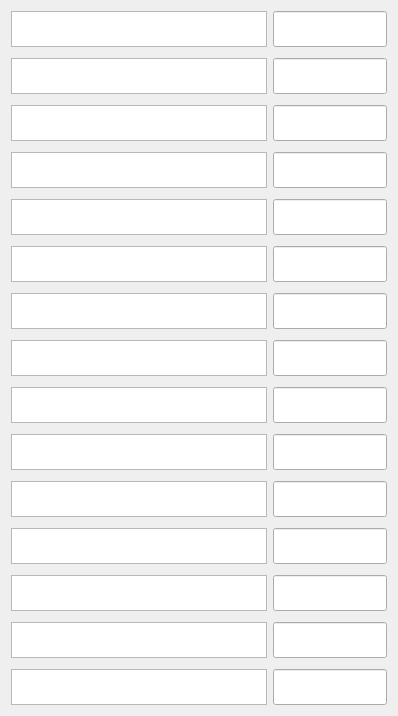
     <widget class="QWidget" name="scrollAreaWidgetContents">
      <property name="geometry">
       <rect>
        <x>0</x>
        <y>0</y>
        <width>398</width>
        <height>714</height>
       </rect>
      </property>
      <layout class="QGridLayout" name="gridLayout_5">
       <item row="0" column="0">
        <layout class="QGridLayout" name="gridLayout">
         <property name="verticalSpacing">
          <number>11</number>
         </property>
         <item row="17" column="1">
          <widget class="QgsFilterLineEdit" name="textEdit_Edit_11">
           <property name="maximumSize">
            <size>
             <width>16777215</width>
             <height>36</height>
            </size>
           </property>
           <property name="qgisRelation" stdset="0">
            <string notr="true"/>
           </property>
          </widget>
         </item>
         <item row="18" column="1">
          <widget class="QgsFilterLineEdit" name="textEdit_Edit_12">
           <property name="maximumSize">
            <size>
             <width>16777215</width>
             <height>36</height>
            </size>
           </property>
           <property name="qgisRelation" stdset="0">
            <string notr="true"/>
           </property>
          </widget>
         </item>
         <item row="17" column="0">
          <widget class="QTextBrowser" name="textBrowser_11">
           <property name="sizePolicy">
            <sizepolicy hsizetype="Expanding" vsizetype="Fixed">
             <horstretch>0</horstretch>
             <verstretch>0</verstretch>
            </sizepolicy>
           </property>
           <property name="maximumSize">
            <size>
             <width>16777215</width>
             <height>36</height>
            </size>
           </property>
           <property name="html">
            <string>&lt;!DOCTYPE HTML PUBLIC &quot;-//W3C//DTD HTML 4.0//EN&quot; &quot;http://www.w3.org/TR/REC-html40/strict.dtd&quot;&gt;
&lt;html&gt;&lt;head&gt;&lt;meta name=&quot;qrichtext&quot; content=&quot;1&quot; /&gt;&lt;style type=&quot;text/css&quot;&gt;
p, li { white-space: pre-wrap; }
&lt;/style&gt;&lt;/head&gt;&lt;body style=&quot; font-family:'MS Shell Dlg 2'; font-size:9.75pt; font-weight:400; font-style:normal;&quot;&gt;
&lt;p style=&quot;-qt-paragraph-type:empty; margin-top:0px; margin-bottom:0px; margin-left:0px; margin-right:0px; -qt-block-indent:0; text-indent:0px; font-size:12pt;&quot;&gt;&lt;br /&gt;&lt;/p&gt;&lt;/body&gt;&lt;/html&gt;</string>
           </property>
          </widget>
         </item>
         <item row="18" column="0">
          <widget class="QTextBrowser" name="textBrowser_12">
           <property name="sizePolicy">
            <sizepolicy hsizetype="Expanding" vsizetype="Fixed">
             <horstretch>0</horstretch>
             <verstretch>0</verstretch>
            </sizepolicy>
           </property>
           <property name="maximumSize">
            <size>
             <width>16777215</width>
             <height>36</height>
            </size>
           </property>
           <property name="html">
            <string>&lt;!DOCTYPE HTML PUBLIC &quot;-//W3C//DTD HTML 4.0//EN&quot; &quot;http://www.w3.org/TR/REC-html40/strict.dtd&quot;&gt;
&lt;html&gt;&lt;head&gt;&lt;meta name=&quot;qrichtext&quot; content=&quot;1&quot; /&gt;&lt;style type=&quot;text/css&quot;&gt;
p, li { white-space: pre-wrap; }
&lt;/style&gt;&lt;/head&gt;&lt;body style=&quot; font-family:'MS Shell Dlg 2'; font-size:9.75pt; font-weight:400; font-style:normal;&quot;&gt;
&lt;p style=&quot;-qt-paragraph-type:empty; margin-top:0px; margin-bottom:0px; margin-left:0px; margin-right:0px; -qt-block-indent:0; text-indent:0px; font-size:12pt;&quot;&gt;&lt;br /&gt;&lt;/p&gt;&lt;/body&gt;&lt;/html&gt;</string>
           </property>
          </widget>
         </item>
         <item row="19" column="0">
          <widget class="QTextBrowser" name="textBrowser_13">
           <property name="sizePolicy">
            <sizepolicy hsizetype="Expanding" vsizetype="Fixed">
             <horstretch>0</horstretch>
             <verstretch>0</verstretch>
            </sizepolicy>
           </property>
           <property name="maximumSize">
            <size>
             <width>16777215</width>
             <height>36</height>
            </size>
           </property>
           <property name="html">
            <string>&lt;!DOCTYPE HTML PUBLIC &quot;-//W3C//DTD HTML 4.0//EN&quot; &quot;http://www.w3.org/TR/REC-html40/strict.dtd&quot;&gt;
&lt;html&gt;&lt;head&gt;&lt;meta name=&quot;qrichtext&quot; content=&quot;1&quot; /&gt;&lt;style type=&quot;text/css&quot;&gt;
p, li { white-space: pre-wrap; }
&lt;/style&gt;&lt;/head&gt;&lt;body style=&quot; font-family:'MS Shell Dlg 2'; font-size:9.75pt; font-weight:400; font-style:normal;&quot;&gt;
&lt;p style=&quot;-qt-paragraph-type:empty; margin-top:0px; margin-bottom:0px; margin-left:0px; margin-right:0px; -qt-block-indent:0; text-indent:0px; font-size:12pt;&quot;&gt;&lt;br /&gt;&lt;/p&gt;&lt;/body&gt;&lt;/html&gt;</string>
           </property>
          </widget>
         </item>
         <item row="12" column="0">
          <widget class="QTextBrowser" name="textBrowser_6">
           <property name="sizePolicy">
            <sizepolicy hsizetype="Expanding" vsizetype="Fixed">
             <horstretch>0</horstretch>
             <verstretch>0</verstretch>
            </sizepolicy>
           </property>
           <property name="maximumSize">
            <size>
             <width>16777215</width>
             <height>36</height>
            </size>
           </property>
           <property name="html">
            <string>&lt;!DOCTYPE HTML PUBLIC &quot;-//W3C//DTD HTML 4.0//EN&quot; &quot;http://www.w3.org/TR/REC-html40/strict.dtd&quot;&gt;
&lt;html&gt;&lt;head&gt;&lt;meta name=&quot;qrichtext&quot; content=&quot;1&quot; /&gt;&lt;style type=&quot;text/css&quot;&gt;
p, li { white-space: pre-wrap; }
&lt;/style&gt;&lt;/head&gt;&lt;body style=&quot; font-family:'MS Shell Dlg 2'; font-size:9.75pt; font-weight:400; font-style:normal;&quot;&gt;
&lt;p style=&quot;-qt-paragraph-type:empty; margin-top:0px; margin-bottom:0px; margin-left:0px; margin-right:0px; -qt-block-indent:0; text-indent:0px; font-size:12pt;&quot;&gt;&lt;br /&gt;&lt;/p&gt;&lt;/body&gt;&lt;/html&gt;</string>
           </property>
          </widget>
         </item>
         <item row="10" column="1">
          <widget class="QgsFilterLineEdit" name="textEdit_Edit_4">
           <property name="maximumSize">
            <size>
             <width>16777215</width>
             <height>36</height>
            </size>
           </property>
           <property name="qgisRelation" stdset="0">
            <string notr="true"/>
           </property>
          </widget>
         </item>
         <item row="6" column="1">
          <widget class="QgsFilterLineEdit" name="textEdit_Edit_0">
           <property name="maximumSize">
            <size>
             <width>16777215</width>
             <height>36</height>
            </size>
           </property>
           <property name="qgisRelation" stdset="0">
            <string notr="true"/>
           </property>
          </widget>
         </item>
         <item row="11" column="1">
          <widget class="QgsFilterLineEdit" name="textEdit_Edit_5">
           <property name="maximumSize">
            <size>
             <width>16777215</width>
             <height>36</height>
            </size>
           </property>
           <property name="qgisRelation" stdset="0">
            <string notr="true"/>
           </property>
          </widget>
         </item>
         <item row="16" column="0">
          <widget class="QTextBrowser" name="textBrowser_10">
           <property name="sizePolicy">
            <sizepolicy hsizetype="Expanding" vsizetype="Fixed">
             <horstretch>0</horstretch>
             <verstretch>0</verstretch>
            </sizepolicy>
           </property>
           <property name="maximumSize">
            <size>
             <width>16777215</width>
             <height>36</height>
            </size>
           </property>
           <property name="html">
            <string>&lt;!DOCTYPE HTML PUBLIC &quot;-//W3C//DTD HTML 4.0//EN&quot; &quot;http://www.w3.org/TR/REC-html40/strict.dtd&quot;&gt;
&lt;html&gt;&lt;head&gt;&lt;meta name=&quot;qrichtext&quot; content=&quot;1&quot; /&gt;&lt;style type=&quot;text/css&quot;&gt;
p, li { white-space: pre-wrap; }
&lt;/style&gt;&lt;/head&gt;&lt;body style=&quot; font-family:'MS Shell Dlg 2'; font-size:9.75pt; font-weight:400; font-style:normal;&quot;&gt;
&lt;p style=&quot;-qt-paragraph-type:empty; margin-top:0px; margin-bottom:0px; margin-left:0px; margin-right:0px; -qt-block-indent:0; text-indent:0px; font-size:12pt;&quot;&gt;&lt;br /&gt;&lt;/p&gt;&lt;/body&gt;&lt;/html&gt;</string>
           </property>
          </widget>
         </item>
         <item row="6" column="0">
          <widget class="QTextBrowser" name="textBrowser_0">
           <property name="sizePolicy">
            <sizepolicy hsizetype="Expanding" vsizetype="Fixed">
             <horstretch>0</horstretch>
             <verstretch>0</verstretch>
            </sizepolicy>
           </property>
           <property name="maximumSize">
            <size>
             <width>16777215</width>
             <height>36</height>
            </size>
           </property>
           <property name="html">
            <string>&lt;!DOCTYPE HTML PUBLIC &quot;-//W3C//DTD HTML 4.0//EN&quot; &quot;http://www.w3.org/TR/REC-html40/strict.dtd&quot;&gt;
&lt;html&gt;&lt;head&gt;&lt;meta name=&quot;qrichtext&quot; content=&quot;1&quot; /&gt;&lt;style type=&quot;text/css&quot;&gt;
p, li { white-space: pre-wrap; }
&lt;/style&gt;&lt;/head&gt;&lt;body style=&quot; font-family:'MS Shell Dlg 2'; font-size:9.75pt; font-weight:400; font-style:normal;&quot;&gt;
&lt;p style=&quot;-qt-paragraph-type:empty; margin-top:0px; margin-bottom:0px; margin-left:0px; margin-right:0px; -qt-block-indent:0; text-indent:0px; font-size:12pt;&quot;&gt;&lt;br /&gt;&lt;/p&gt;&lt;/body&gt;&lt;/html&gt;</string>
           </property>
          </widget>
         </item>
         <item row="15" column="0">
          <widget class="QTextBrowser" name="textBrowser_9">
           <property name="sizePolicy">
            <sizepolicy hsizetype="Expanding" vsizetype="Fixed">
             <horstretch>0</horstretch>
             <verstretch>0</verstretch>
            </sizepolicy>
           </property>
           <property name="maximumSize">
            <size>
             <width>16777215</width>
             <height>36</height>
            </size>
           </property>
           <property name="html">
            <string>&lt;!DOCTYPE HTML PUBLIC &quot;-//W3C//DTD HTML 4.0//EN&quot; &quot;http://www.w3.org/TR/REC-html40/strict.dtd&quot;&gt;
&lt;html&gt;&lt;head&gt;&lt;meta name=&quot;qrichtext&quot; content=&quot;1&quot; /&gt;&lt;style type=&quot;text/css&quot;&gt;
p, li { white-space: pre-wrap; }
&lt;/style&gt;&lt;/head&gt;&lt;body style=&quot; font-family:'MS Shell Dlg 2'; font-size:9.75pt; font-weight:400; font-style:normal;&quot;&gt;
&lt;p style=&quot;-qt-paragraph-type:empty; margin-top:0px; margin-bottom:0px; margin-left:0px; margin-right:0px; -qt-block-indent:0; text-indent:0px; font-size:12pt;&quot;&gt;&lt;br /&gt;&lt;/p&gt;&lt;/body&gt;&lt;/html&gt;</string>
           </property>
          </widget>
         </item>
         <item row="8" column="1">
          <widget class="QgsFilterLineEdit" name="textEdit_Edit_2">
           <property name="maximumSize">
            <size>
             <width>16777215</width>
             <height>36</height>
            </size>
           </property>
           <property name="qgisRelation" stdset="0">
            <string notr="true"/>
           </property>
          </widget>
         </item>
         <item row="8" column="0">
          <widget class="QTextBrowser" name="textBrowser_2">
           <property name="sizePolicy">
            <sizepolicy hsizetype="Expanding" vsizetype="Fixed">
             <horstretch>0</horstretch>
             <verstretch>0</verstretch>
            </sizepolicy>
           </property>
           <property name="maximumSize">
            <size>
             <width>16777215</width>
             <height>36</height>
            </size>
           </property>
           <property name="html">
            <string>&lt;!DOCTYPE HTML PUBLIC &quot;-//W3C//DTD HTML 4.0//EN&quot; &quot;http://www.w3.org/TR/REC-html40/strict.dtd&quot;&gt;
&lt;html&gt;&lt;head&gt;&lt;meta name=&quot;qrichtext&quot; content=&quot;1&quot; /&gt;&lt;style type=&quot;text/css&quot;&gt;
p, li { white-space: pre-wrap; }
&lt;/style&gt;&lt;/head&gt;&lt;body style=&quot; font-family:'MS Shell Dlg 2'; font-size:9.75pt; font-weight:400; font-style:normal;&quot;&gt;
&lt;p style=&quot;-qt-paragraph-type:empty; margin-top:0px; margin-bottom:0px; margin-left:0px; margin-right:0px; -qt-block-indent:0; text-indent:0px; font-size:12pt;&quot;&gt;&lt;br /&gt;&lt;/p&gt;&lt;/body&gt;&lt;/html&gt;</string>
           </property>
          </widget>
         </item>
         <item row="14" column="0">
          <widget class="QTextBrowser" name="textBrowser_8">
           <property name="sizePolicy">
            <sizepolicy hsizetype="Expanding" vsizetype="Fixed">
             <horstretch>0</horstretch>
             <verstretch>0</verstretch>
            </sizepolicy>
           </property>
           <property name="maximumSize">
            <size>
             <width>16777215</width>
             <height>36</height>
            </size>
           </property>
           <property name="html">
            <string>&lt;!DOCTYPE HTML PUBLIC &quot;-//W3C//DTD HTML 4.0//EN&quot; &quot;http://www.w3.org/TR/REC-html40/strict.dtd&quot;&gt;
&lt;html&gt;&lt;head&gt;&lt;meta name=&quot;qrichtext&quot; content=&quot;1&quot; /&gt;&lt;style type=&quot;text/css&quot;&gt;
p, li { white-space: pre-wrap; }
&lt;/style&gt;&lt;/head&gt;&lt;body style=&quot; font-family:'MS Shell Dlg 2'; font-size:9.75pt; font-weight:400; font-style:normal;&quot;&gt;
&lt;p style=&quot;-qt-paragraph-type:empty; margin-top:0px; margin-bottom:0px; margin-left:0px; margin-right:0px; -qt-block-indent:0; text-indent:0px; font-size:12pt;&quot;&gt;&lt;br /&gt;&lt;/p&gt;&lt;/body&gt;&lt;/html&gt;</string>
           </property>
          </widget>
         </item>
         <item row="9" column="1">
          <widget class="QgsFilterLineEdit" name="textEdit_Edit_3">
           <property name="maximumSize">
            <size>
             <width>16777215</width>
             <height>36</height>
            </size>
           </property>
           <property name="qgisRelation" stdset="0">
            <string notr="true"/>
           </property>
          </widget>
         </item>
         <item row="9" column="0">
          <widget class="QTextBrowser" name="textBrowser_3">
           <property name="sizePolicy">
            <sizepolicy hsizetype="Expanding" vsizetype="Fixed">
             <horstretch>0</horstretch>
             <verstretch>0</verstretch>
            </sizepolicy>
           </property>
           <property name="maximumSize">
            <size>
             <width>16777215</width>
             <height>36</height>
            </size>
           </property>
           <property name="html">
            <string>&lt;!DOCTYPE HTML PUBLIC &quot;-//W3C//DTD HTML 4.0//EN&quot; &quot;http://www.w3.org/TR/REC-html40/strict.dtd&quot;&gt;
&lt;html&gt;&lt;head&gt;&lt;meta name=&quot;qrichtext&quot; content=&quot;1&quot; /&gt;&lt;style type=&quot;text/css&quot;&gt;
p, li { white-space: pre-wrap; }
&lt;/style&gt;&lt;/head&gt;&lt;body style=&quot; font-family:'MS Shell Dlg 2'; font-size:9.75pt; font-weight:400; font-style:normal;&quot;&gt;
&lt;p style=&quot;-qt-paragraph-type:empty; margin-top:0px; margin-bottom:0px; margin-left:0px; margin-right:0px; -qt-block-indent:0; text-indent:0px; font-size:12pt;&quot;&gt;&lt;br /&gt;&lt;/p&gt;&lt;/body&gt;&lt;/html&gt;</string>
           </property>
          </widget>
         </item>
         <item row="13" column="0">
          <widget class="QTextBrowser" name="textBrowser_7">
           <property name="sizePolicy">
            <sizepolicy hsizetype="Expanding" vsizetype="Fixed">
             <horstretch>0</horstretch>
             <verstretch>0</verstretch>
            </sizepolicy>
           </property>
           <property name="maximumSize">
            <size>
             <width>16777215</width>
             <height>36</height>
            </size>
           </property>
           <property name="html">
            <string>&lt;!DOCTYPE HTML PUBLIC &quot;-//W3C//DTD HTML 4.0//EN&quot; &quot;http://www.w3.org/TR/REC-html40/strict.dtd&quot;&gt;
&lt;html&gt;&lt;head&gt;&lt;meta name=&quot;qrichtext&quot; content=&quot;1&quot; /&gt;&lt;style type=&quot;text/css&quot;&gt;
p, li { white-space: pre-wrap; }
&lt;/style&gt;&lt;/head&gt;&lt;body style=&quot; font-family:'MS Shell Dlg 2'; font-size:9.75pt; font-weight:400; font-style:normal;&quot;&gt;
&lt;p style=&quot;-qt-paragraph-type:empty; margin-top:0px; margin-bottom:0px; margin-left:0px; margin-right:0px; -qt-block-indent:0; text-indent:0px; font-size:12pt;&quot;&gt;&lt;br /&gt;&lt;/p&gt;&lt;/body&gt;&lt;/html&gt;</string>
           </property>
          </widget>
         </item>
         <item row="7" column="1">
          <widget class="QgsFilterLineEdit" name="textEdit_Edit_1">
           <property name="maximumSize">
            <size>
             <width>16777215</width>
             <height>36</height>
            </size>
           </property>
           <property name="qgisRelation" stdset="0">
            <string notr="true"/>
           </property>
          </widget>
         </item>
         <item row="7" column="0">
          <widget class="QTextBrowser" name="textBrowser_1">
           <property name="sizePolicy">
            <sizepolicy hsizetype="Expanding" vsizetype="Fixed">
             <horstretch>0</horstretch>
             <verstretch>0</verstretch>
            </sizepolicy>
           </property>
           <property name="maximumSize">
            <size>
             <width>16777215</width>
             <height>36</height>
            </size>
           </property>
           <property name="html">
            <string>&lt;!DOCTYPE HTML PUBLIC &quot;-//W3C//DTD HTML 4.0//EN&quot; &quot;http://www.w3.org/TR/REC-html40/strict.dtd&quot;&gt;
&lt;html&gt;&lt;head&gt;&lt;meta name=&quot;qrichtext&quot; content=&quot;1&quot; /&gt;&lt;style type=&quot;text/css&quot;&gt;
p, li { white-space: pre-wrap; }
&lt;/style&gt;&lt;/head&gt;&lt;body style=&quot; font-family:'MS Shell Dlg 2'; font-size:9.75pt; font-weight:400; font-style:normal;&quot;&gt;
&lt;p style=&quot;-qt-paragraph-type:empty; margin-top:0px; margin-bottom:0px; margin-left:0px; margin-right:0px; -qt-block-indent:0; text-indent:0px; font-size:12pt;&quot;&gt;&lt;br /&gt;&lt;/p&gt;&lt;/body&gt;&lt;/html&gt;</string>
           </property>
          </widget>
         </item>
         <item row="15" column="1">
          <widget class="QgsFilterLineEdit" name="textEdit_Edit_9">
           <property name="maximumSize">
            <size>
             <width>16777215</width>
             <height>36</height>
            </size>
           </property>
           <property name="qgisRelation" stdset="0">
            <string notr="true"/>
           </property>
          </widget>
         </item>
         <item row="11" column="0">
          <widget class="QTextBrowser" name="textBrowser_5">
           <property name="sizePolicy">
            <sizepolicy hsizetype="Expanding" vsizetype="Fixed">
             <horstretch>0</horstretch>
             <verstretch>0</verstretch>
            </sizepolicy>
           </property>
           <property name="maximumSize">
            <size>
             <width>16777215</width>
             <height>36</height>
            </size>
           </property>
           <property name="html">
            <string>&lt;!DOCTYPE HTML PUBLIC &quot;-//W3C//DTD HTML 4.0//EN&quot; &quot;http://www.w3.org/TR/REC-html40/strict.dtd&quot;&gt;
&lt;html&gt;&lt;head&gt;&lt;meta name=&quot;qrichtext&quot; content=&quot;1&quot; /&gt;&lt;style type=&quot;text/css&quot;&gt;
p, li { white-space: pre-wrap; }
&lt;/style&gt;&lt;/head&gt;&lt;body style=&quot; font-family:'MS Shell Dlg 2'; font-size:9.75pt; font-weight:400; font-style:normal;&quot;&gt;
&lt;p style=&quot;-qt-paragraph-type:empty; margin-top:0px; margin-bottom:0px; margin-left:0px; margin-right:0px; -qt-block-indent:0; text-indent:0px; font-size:12pt;&quot;&gt;&lt;br /&gt;&lt;/p&gt;&lt;/body&gt;&lt;/html&gt;</string>
           </property>
          </widget>
         </item>
         <item row="14" column="1">
          <widget class="QgsFilterLineEdit" name="textEdit_Edit_8">
           <property name="maximumSize">
            <size>
             <width>16777215</width>
             <height>36</height>
            </size>
           </property>
           <property name="qgisRelation" stdset="0">
            <string notr="true"/>
           </property>
          </widget>
         </item>
         <item row="12" column="1">
          <widget class="QgsFilterLineEdit" name="textEdit_Edit_6">
           <property name="maximumSize">
            <size>
             <width>16777215</width>
             <height>36</height>
            </size>
           </property>
           <property name="qgisRelation" stdset="0">
            <string notr="true"/>
           </property>
          </widget>
         </item>
         <item row="16" column="1">
          <widget class="QgsFilterLineEdit" name="textEdit_Edit_10">
           <property name="maximumSize">
            <size>
             <width>16777215</width>
             <height>36</height>
            </size>
           </property>
           <property name="qgisRelation" stdset="0">
            <string notr="true"/>
           </property>
          </widget>
         </item>
         <item row="13" column="1">
          <widget class="QgsFilterLineEdit" name="textEdit_Edit_7">
           <property name="maximumSize">
            <size>
             <width>16777215</width>
             <height>36</height>
            </size>
           </property>
           <property name="qgisRelation" stdset="0">
            <string notr="true"/>
           </property>
          </widget>
         </item>
         <item row="10" column="0">
          <widget class="QTextBrowser" name="textBrowser_4">
           <property name="sizePolicy">
            <sizepolicy hsizetype="Expanding" vsizetype="Fixed">
             <horstretch>0</horstretch>
             <verstretch>0</verstretch>
            </sizepolicy>
           </property>
           <property name="maximumSize">
            <size>
             <width>16777215</width>
             <height>36</height>
            </size>
           </property>
           <property name="html">
            <string>&lt;!DOCTYPE HTML PUBLIC &quot;-//W3C//DTD HTML 4.0//EN&quot; &quot;http://www.w3.org/TR/REC-html40/strict.dtd&quot;&gt;
&lt;html&gt;&lt;head&gt;&lt;meta name=&quot;qrichtext&quot; content=&quot;1&quot; /&gt;&lt;style type=&quot;text/css&quot;&gt;
p, li { white-space: pre-wrap; }
&lt;/style&gt;&lt;/head&gt;&lt;body style=&quot; font-family:'MS Shell Dlg 2'; font-size:9.75pt; font-weight:400; font-style:normal;&quot;&gt;
&lt;p style=&quot;-qt-paragraph-type:empty; margin-top:0px; margin-bottom:0px; margin-left:0px; margin-right:0px; -qt-block-indent:0; text-indent:0px; font-size:12pt;&quot;&gt;&lt;br /&gt;&lt;/p&gt;&lt;/body&gt;&lt;/html&gt;</string>
           </property>
          </widget>
         </item>
         <item row="20" column="0">
          <widget class="QTextBrowser" name="textBrowser_14">
           <property name="sizePolicy">
            <sizepolicy hsizetype="Expanding" vsizetype="Fixed">
             <horstretch>0</horstretch>
             <verstretch>0</verstretch>
            </sizepolicy>
           </property>
           <property name="maximumSize">
            <size>
             <width>16777215</width>
             <height>36</height>
            </size>
           </property>
           <property name="html">
            <string>&lt;!DOCTYPE HTML PUBLIC &quot;-//W3C//DTD HTML 4.0//EN&quot; &quot;http://www.w3.org/TR/REC-html40/strict.dtd&quot;&gt;
&lt;html&gt;&lt;head&gt;&lt;meta name=&quot;qrichtext&quot; content=&quot;1&quot; /&gt;&lt;style type=&quot;text/css&quot;&gt;
p, li { white-space: pre-wrap; }
&lt;/style&gt;&lt;/head&gt;&lt;body style=&quot; font-family:'MS Shell Dlg 2'; font-size:9.75pt; font-weight:400; font-style:normal;&quot;&gt;
&lt;p style=&quot;-qt-paragraph-type:empty; margin-top:0px; margin-bottom:0px; margin-left:0px; margin-right:0px; -qt-block-indent:0; text-indent:0px; font-size:12pt;&quot;&gt;&lt;br /&gt;&lt;/p&gt;&lt;/body&gt;&lt;/html&gt;</string>
           </property>
          </widget>
         </item>
         <item row="19" column="1">
          <widget class="QgsFilterLineEdit" name="textEdit_Edit_13">
           <property name="maximumSize">
            <size>
             <width>16777215</width>
             <height>36</height>
            </size>
           </property>
           <property name="qgisRelation" stdset="0">
            <string notr="true"/>
           </property>
          </widget>
         </item>
         <item row="20" column="1">
          <widget class="QgsFilterLineEdit" name="textEdit_Edit_14">
           <property name="maximumSize">
            <size>
             <width>16777215</width>
             <height>36</height>
            </size>
           </property>
           <property name="qgisRelation" stdset="0">
            <string notr="true"/>
           </property>
          </widget>
         </item>
        </layout>
       </item>
      </layout>
     </widget>
